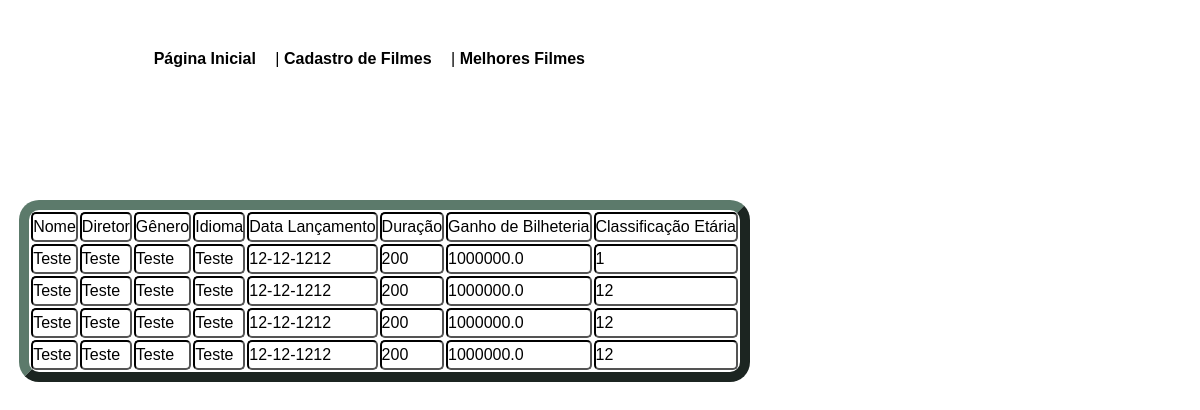
/table, run on an earlier commit of the app's database.
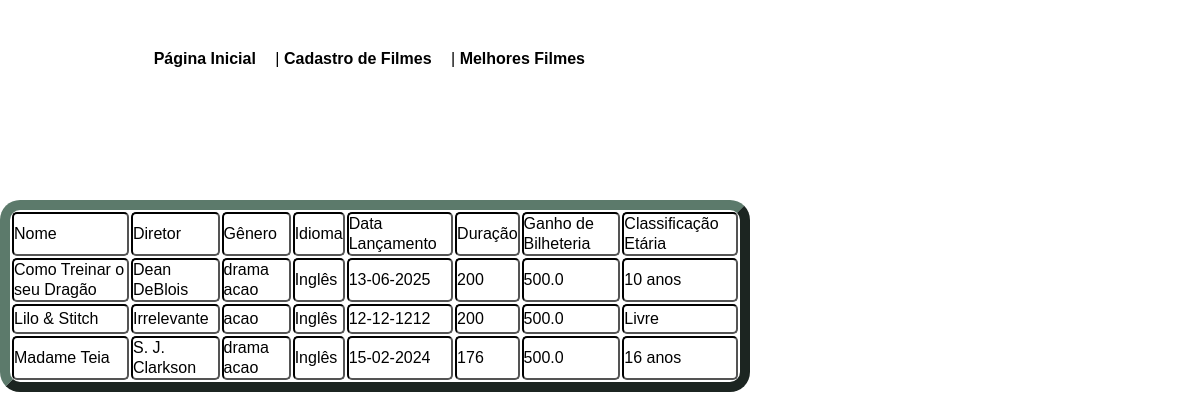
And on a later commit of the database.
### tables this page shows
CREATE TABLE filmes (
                id INTEGER PRIMARY KEY AUTOINCREMENT,
                nome VARCHAR(200) NOT NULL,
                diretor VARCHAR(200) NOT NULL,
                genero VARCHAR(200),
                idioma VARCHAR(45),
                dataLanca DATE,
                duracao INTEGER NOT NULL,
                avalIMDB FLOAT,
                avalRotten FLOAT,
                ganho FLOAT,
                claEtaria INTEGER);

### app.py (the view)
@app.route("/table")
def table():
    filmes = F_SelectTudo()
    return render_template("table.html", filmes = filmes)

### app.py (called while the page is built)
def F_SelectTudo():
    cursor.execute('''SELECT nome, diretor, genero, idioma, dataLanca, duracao, avalIMDB, avalRotten, ganho, claEtaria FROM filmes''')
    registros = cursor.fetchall()
    return registros

### templates/table.html (shortened to what this page needs)
<!DOCTYPE html>
<html lang="en">
<head>
    <link rel="stylesheet" href="{{ url_for('static', filename='css/tableCss.css') }}">
</head>
<body>
    <header>
        <div class="menu">
            <a href="{{ url_for("about") }}">Página Inicial</a> |
            <a href="{{ url_for("register") }}">Cadastro de Filmes</a> |
            <a href="{{ url_for("tableAval") }}">Melhores Filmes</a>
        </div>
    </header>
    <table border="1">
        <tr>
            <td>Nome</td>
            <td>Diretor</td>
            <td>Gênero</td>
            <td>Idioma</td>
            <td>Data Lançamento</td>
            <td>Duração</td>
            <td>Ganho de Bilheteria</td>
            <td>Classificação Etária</td>
        </tr>
        {% for f in filmes %}
        <tr>
            <td>{{f[0]}}</td>
            <td>{{f[1]}}</td>
            <td>{{f[2]}}</td>
            <td>{{f[3]}}</td>
            <td>{{f[4]}}</td>
            <td>{{f[5]}}</td>
            <td>{{f[8]}}</td>
            <td>{{f[9]}}</td>
        </tr>
        {% endfor %}
    </table>
</body>
</html>

### static/css/tablecss.css (style rules this page uses)
* { margin:0; padding: 0; box-sizing: border-box; font-family: Verdana, Geneva, Tahoma, sans-serif; }
html, body { height: 100%; overflow-y: hidden; overflow-x: hidden; }
header { height: 200px; padding: 20px 0; }
table { height: auto; position:fixed; right: 450px; color: rgb(0, 0, 0); border-color: rgb(92, 122, 107); border-width: 10px; border-radius: 20px; block-size: 20px; }
tr { block-size: 30px; margin-bottom: 5px; margin-top: 5px; }
td { block-size: 30px; margin-bottom: 5px; margin-top: 5px; line-height: 20px; width: auto; border-radius: 5px; border-width: 2px; border-color: rgb(0, 0, 0); }
.menu { padding-top: 30px; width: 50%; text-align: right; }
.menu a { color: black; text-decoration: none; font-weight: bold; margin-right: 15px; }

What changed in the data, as far as the page shows it:
removed filmes: nome "Teste", diretor "Teste", genero "Teste", idioma "Teste", dataLanca "12-12-1212", duracao "200", ganho "1000000.0", claEtaria "12"
changed filmes: nome "Teste" → "Como Treinar o seu Dragão"; diretor "Teste" → "Dean DeBlois"; genero "Teste" → "drama acao"; idioma "Teste" → "Inglês"; dataLanca "12-12-1212" → "13-06-2025"; ganho "1000000.0" → "500.0"; claEtaria "1" → "10 anos"
changed filmes: nome "Teste" → "Lilo & Stitch"; diretor "Teste" → "Irrelevante"; genero "Teste" → "acao"; idioma "Teste" → "Inglês"; ganho "1000000.0" → "500.0"; claEtaria "12" → "Livre"
changed filmes: nome "Teste" → "Madame Teia"; diretor "Teste" → "S. J. Clarkson"; genero "Teste" → "drama acao"; idioma "Teste" → "Inglês"; dataLanca "12-12-1212" → "15-02-2024"; duracao "200" → "176"; ganho "1000000.0" → "500.0"; claEtaria "12" → "16 anos"
